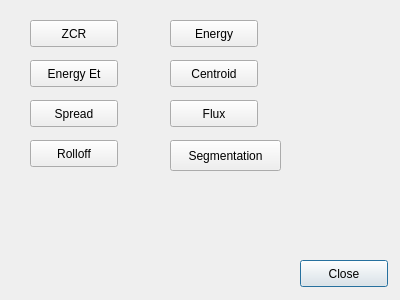
<?xml version="1.0" encoding="UTF-8"?>
<ui version="4.0">
 <class>Dialog</class>
 <widget class="QDialog" name="Dialog">
  <property name="geometry">
   <rect>
    <x>0</x>
    <y>0</y>
    <width>400</width>
    <height>300</height>
   </rect>
  </property>
  <property name="windowTitle">
   <string>Dialog</string>
  </property>
  <widget class="QPushButton" name="closeButton">
   <property name="geometry">
    <rect>
     <x>300</x>
     <y>260</y>
     <width>88</width>
     <height>27</height>
    </rect>
   </property>
   <property name="text">
    <string>Close</string>
   </property>
  </widget>
  <widget class="QPushButton" name="zcrButton">
   <property name="geometry">
    <rect>
     <x>30</x>
     <y>20</y>
     <width>88</width>
     <height>27</height>
    </rect>
   </property>
   <property name="text">
    <string>ZCR</string>
   </property>
  </widget>
  <widget class="QPushButton" name="energyButton">
   <property name="geometry">
    <rect>
     <x>170</x>
     <y>20</y>
     <width>88</width>
     <height>27</height>
    </rect>
   </property>
   <property name="text">
    <string>Energy</string>
   </property>
  </widget>
  <widget class="QPushButton" name="energyEtButton">
   <property name="geometry">
    <rect>
     <x>30</x>
     <y>60</y>
     <width>88</width>
     <height>27</height>
    </rect>
   </property>
   <property name="text">
    <string>Energy Et</string>
   </property>
  </widget>
  <widget class="QPushButton" name="centroidButton">
   <property name="geometry">
    <rect>
     <x>170</x>
     <y>60</y>
     <width>88</width>
     <height>27</height>
    </rect>
   </property>
   <property name="text">
    <string>Centroid</string>
   </property>
  </widget>
  <widget class="QPushButton" name="fluxButton">
   <property name="geometry">
    <rect>
     <x>170</x>
     <y>100</y>
     <width>88</width>
     <height>27</height>
    </rect>
   </property>
   <property name="text">
    <string>Flux</string>
   </property>
  </widget>
  <widget class="QPushButton" name="spreadButton">
   <property name="geometry">
    <rect>
     <x>30</x>
     <y>100</y>
     <width>88</width>
     <height>27</height>
    </rect>
   </property>
   <property name="text">
    <string>Spread</string>
   </property>
  </widget>
  <widget class="QPushButton" name="segButton">
   <property name="geometry">
    <rect>
     <x>170</x>
     <y>140</y>
     <width>111</width>
     <height>31</height>
    </rect>
   </property>
   <property name="text">
    <string>Segmentation</string>
   </property>
  </widget>
  <widget class="QPushButton" name="rollButton">
   <property name="geometry">
    <rect>
     <x>30</x>
     <y>140</y>
     <width>88</width>
     <height>27</height>
    </rect>
   </property>
   <property name="text">
    <string>Rolloff</string>
   </property>
  </widget>
 </widget>
 <resources/>
 <connections/>
</ui>
